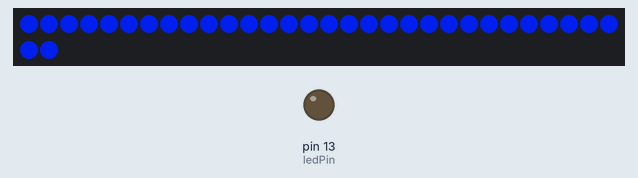
Simulated run of this sketch. Board: Arduino Uno, built with avr-gcc and run on an emulated ATmega328P. Shown: 32 RGB LEDs in strip order, left to right, continuing on the next row, output pins drawn as LEDs (lit = HIGH). Wiring (inferred from the names in the program): WS2801 LEDs: data pin 2; clock pin 3. Dashed ring = blinking. Dim RGB values are drawn brighter than linear; random numbers use the default seed unless the sketch sets one; pins used as bus, display or sensor lines are not drawn.

Above: at 0.1 s.
At 20.15 s:
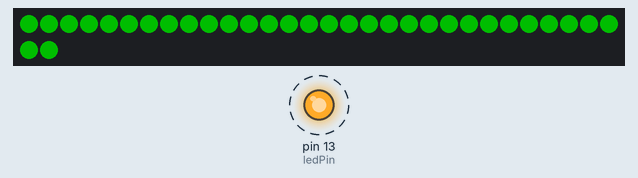
At 21.7 s:
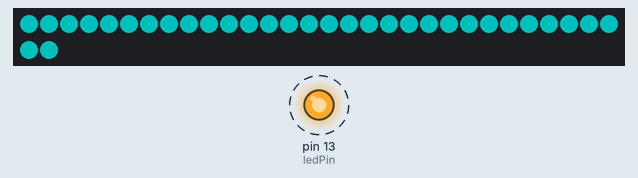
At 24.27 s:
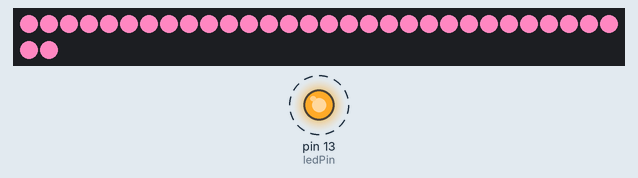
Timing chart, 0 to 25.9 s (numbered marks = the images above):
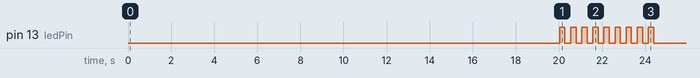

The sketch:

lights.ino
```cpp
// (licence header left out)
int SDI = 2; //yellow wire
int CKI = 3; //Green wire
int ledPin = 13; //On board LED

#define STRIP_LENGTH 32 //32 LEDs on this strip
long strip_colors[STRIP_LENGTH];

void setup() {
  pinMode(SDI, OUTPUT);
  pinMode(CKI, OUTPUT);
  pinMode(ledPin, OUTPUT);

  //Clear out the array
  for(int x = 0 ; x < STRIP_LENGTH ; x++)
    strip_colors[x] = 0;

  randomSeed(analogRead(0));

  //Serial.begin(9600);
  //Serial.println("Hello!");
}

void setAll( int value )
{
  int x = 0;
  for(x = 0 ; x < STRIP_LENGTH ; ++x )
    strip_colors[x] = value;// 0x0019C1;
}


void loop() {
  setAll(0x0019C1);
  post_frame(); //Push the current color frame to the strip

  delay(20000);

  int l = 0;
  while( ++l < 10 ){ //Do nothing
    setAll(random(0xFFFFFF));
    post_frame(); //Push the current color frame to the strip

    digitalWrite(ledPin, HIGH);   // set the LED on
    delay(250);                  // wait for a second
    digitalWrite(ledPin, LOW);    // set the LED off
    delay(250);                  // wait for a second
  }
}

//Throws random colors down the strip array
void addRandom(void) {
  int x;

  //First, shuffle all the current colors down one spot on the strip
  for(x = (STRIP_LENGTH - 1) ; x > 0 ; x--)
    strip_colors[x] = strip_colors[x - 1];

  //Now form a new RGB color
  long new_color = 0;
  for(x = 0 ; x < 3 ; x++){
    new_color <<= 8;
    new_color |= random(0xFF); //Give me a number from 0 to 0xFF
    //new_color &= 0xFFFFF0; //Force the random number to just the upper brightness levels. It sort of works.
  }

  strip_colors[0] = new_color; //Add the new random color to the strip
}

//Takes the current strip color array and pushes it out
void post_frame (void) {
  //Each LED requires 24 bits of data
  //MSB: R7, R6, R5..., G7, G6..., B7, B6... B0
  //Once the 24 bits have been delivered, the IC immediately relays these bits to its neighbor
  //Pulling the clock low for 500us or more causes the IC to post the data.

  for(int LED_number = 0 ; LED_number < STRIP_LENGTH ; LED_number++) {
    long this_led_color = strip_colors[LED_number]; //24 bits of color data

    for(byte color_bit = 23 ; color_bit != 255 ; color_bit--) {
      //Feed color bit 23 first (red data MSB)

      digitalWrite(CKI, LOW); //Only change data when clock is low

      long mask = 1L << color_bit;
      //The 1'L' forces the 1 to start as a 32 bit number, otherwise it defaults to 16-bit.

      if(this_led_color & mask)
        digitalWrite(SDI, HIGH);
      else
        digitalWrite(SDI, LOW);

      digitalWrite(CKI, HIGH); //Data is latched when clock goes high
    }
  }

  //Pull clock low to put strip into reset/post mode
  digitalWrite(CKI, LOW);
  delayMicroseconds(500); //Wait for 500us to go into reset
}
```

Measured:
- by itself, pin 13 (ledPin): LOW → HIGH at 20.0 s, → LOW 0.25 s later, → HIGH 0.26 s later, → LOW 0.25 s later, … (18 changes in this stretch)
- what the display in image 0 shows lasts 20.0 s, from 0.0 s to 20.0 s
- what the display in image 1 shows lasts 0.6 s, from 20.0 s to 20.6 s
